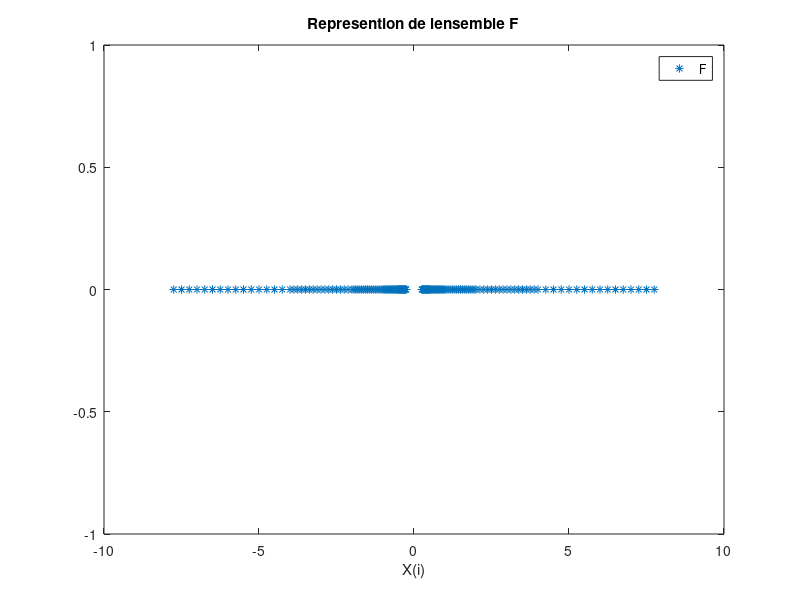

Here is the MATLAB script that generated this plot:
%% script pour representr les nombres F

%parametres
B=2;
t=5;
L=-1;
U=3;

%calculer la moitié du cardinal de R
n=(B-1)*(B^(t-1))*(U-L+1);

%declarer un vecteur vide
Y=zeros(1,n);


%boucle sur les exposants
i=1;
for e=L:U
    %boucle sur la mantisse
    for m=B^(t-1):B^t-1
        Y(i)=m*B^(e-t);
        i=i+1;
    end
end

%calculer la partie négative
Y1=-Y;
Y1=sort(Y1);

F=[Y1,Y]

%representation du vecteur F
plot(F,zeros(size(F)),'*')
title('Represention de lensemble F')
xlabel('X(i)')
legend('F')
